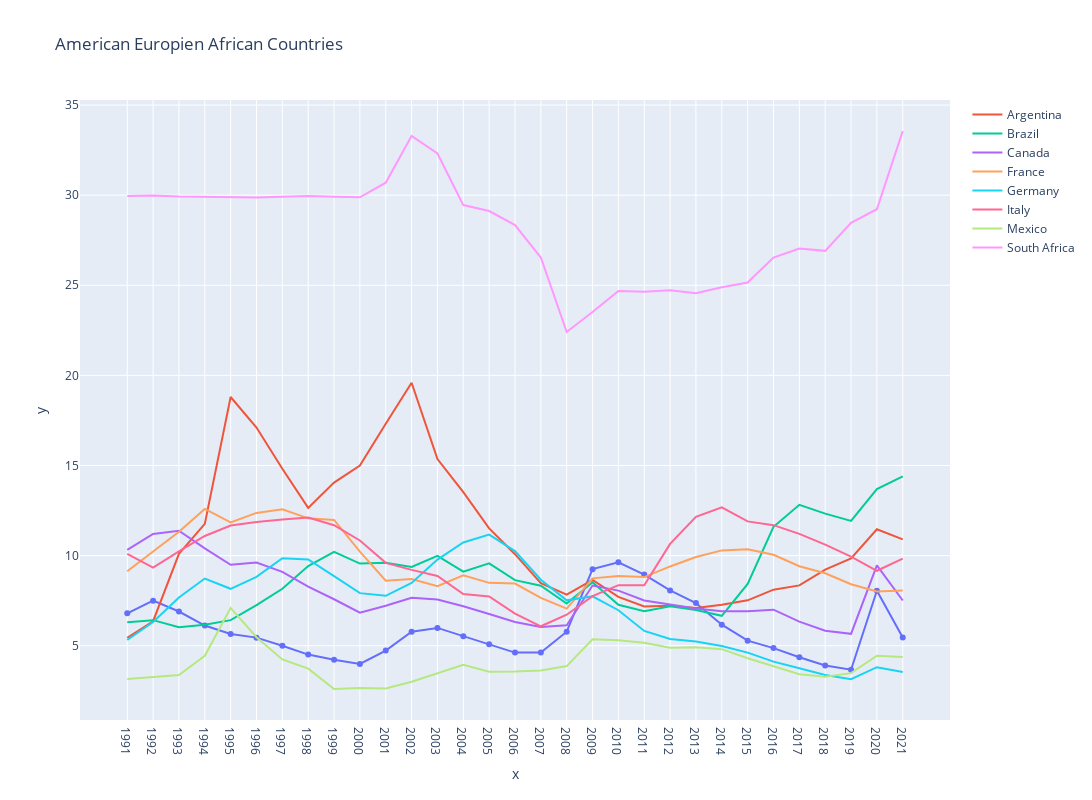

Source (notebook cell):
### Code cell
#country names in list
countries=['Argentina','Australia','Brazil','Canada','China','France','Germany','India',
           'Indonesia','Italy','Japan',"Korea, Dem. People's Rep.",'Mexico',
           'Russian Federation','Saudi Arabia','South Africa','Turkiye','United Kingdom','United States','Pakistan']

fig = px.line(x=data_n['year'],y=data_n['United States'],markers='United States',height=800,width=1500,title='American Europien African Countries') #using line plot to visualize
fig.add_scatter(x=data_n['year'],y=data_n['Argentina'],name='Argentina')#adding line plot to the previous plot
fig.add_scatter(x=data_n['year'],y=data_n['Brazil'],name='Brazil')#adding line plot to the previous plot
fig.add_scatter(x=data_n['year'],y=data_n['Canada'],name='Canada')#adding line plot to the previous plot
fig.add_scatter(x=data_n['year'],y=data_n["France"],name="France")#adding line plot to the previous plot
fig.add_scatter(x=data_n['year'],y=data_n['Germany'],name='Germany')#adding line plot to the previous plot
fig.add_scatter(x=data_n['year'],y=data_n['Italy'],name='Italy')#adding line plot to the previous plot
fig.add_scatter(x=data_n['year'],y=data_n['Mexico'],name='Mexico')#adding line plot to the previous plot
fig.add_scatter(x=data_n['year'],y=data_n['South Africa'],name='South Africa')#adding line plot to the previous plot
#fig.for_each_trace(lambda t: t.update(name = newnames[t.name],legendgroup = newnames[t.name],hovertemplate = t.hovertemplate.replace(t.name, newnames[t.name])))
fig.show() #showing the resultant plot

### Figure 1 — Plotly figure (JSON) as saved in the notebook; plotly's stock layout.template omitted (floating-point values rounded to 4 significant figures)
{"data": [{"hovertemplate": "x=%{x}<br>y=%{y}<extra></extra>", "legendgroup": "", "line": {"color": "#636efa", "dash": "solid"}, "marker": {"symbol": "circle"}, "mode": "markers+lines", "name": "", "orientation": "v", "showlegend": false, "type": "scatter", "x": ["1991", "1992", "1993", "1994", "1995", "1996", "1997", "1998", "1999", "2000", "2001", "2002", "2003", "2004", "2005", "2006", "2007", "2008", "2009", "2010", "2011", "2012", "2013", "2014", "2015", "2016", "2017", "2018", "2019", "2020", "2021"], "xaxis": "x", "y": [6.8, 7.5, 6.9, 6.12, 5.65, 5.45, 5, 4.51, 4.22, 3.99, 4.73, 5.78, 5.99, 5.53, 5.08, 4.62, 4.62, 5.78, 9.25, 9.63, 8.95, 8.07, 7.37, 6.17, 5.28, 4.87, 4.36, 3.9, 3.67, 8.05, 5.46], "yaxis": "y"}, {"name": "Argentina", "type": "scatter", "x": ["1991", "1992", "1993", "1994", "1995", "1996", "1997", "1998", "1999", "2000", "2001", "2002", "2003", "2004", "2005", "2006", "2007", "2008", "2009", "2010", "2011", "2012", "2013", "2014", "2015", "2016", "2017", "2018", "2019", "2020", "2021"], "y": [5.44, 6.36, 10.1, 11.76, 18.8, 17.11, 14.82, 12.65, 14.05, 15, 17.32, 19.59, 15.36, 13.52, 11.51, 10.08, 8.47, 7.84, 8.65, 7.71, 7.18, 7.22, 7.1, 7.27, 7.52, 8.11, 8.35, 9.22, 9.84, 11.46, 10.9]}, {"name": "Brazil", "type": "scatter", "x": ["1991", "1992", "1993", "1994", "1995", "1996", "1997", "1998", "1999", "2000", "2001", "2002", "2003", "2004", "2005", "2006", "2007", "2008", "2009", "2010", "2011", "2012", "2013", "2014", "2015", "2016", "2017", "2018", "2019", "2020", "2021"], "y": [6.31, 6.42, 6.03, 6.17, 6.42, 7.25, 8.16, 9.42, 10.21, 9.56, 9.61, 9.37, 9.99, 9.11, 9.57, 8.64, 8.33, 7.34, 8.52, 7.27, 6.92, 7.19, 6.98, 6.66, 8.43, 11.6, 12.82, 12.33, 11.93, 13.69, 14.4]}, {"name": "Canada", "type": "scatter", "x": ["1991", "1992", "1993", "1994", "1995", "1996", "1997", "1998", "1999", "2000", "2001", "2002", "2003", "2004", "2005", "2006", "2007", "2008", "2009", "2010", "2011", "2012", "2013", "2014", "2015", "2016", "2017", "2018", "2019", "2020", "2021"], "y": [10.32, 11.2, 11.38, 10.4, 9.49, 9.62, 9.1, 8.28, 7.58, 6.83, 7.22, 7.66, 7.57, 7.19, 6.76, 6.32, 6.04, 6.14, 8.34, 8.06, 7.51, 7.29, 7.07, 6.91, 6.91, 7, 6.34, 5.83, 5.66, 9.46, 7.51]}, {"name": "France", "type": "scatter", "x": ["1991", "1992", "1993", "1994", "1995", "1996", "1997", "1998", "1999", "2000", "2001", "2002", "2003", "2004", "2005", "2006", "2007", "2008", "2009", "2010", "2011", "2012", "2013", "2014", "2015", "2016", "2017", "2018", "2019", "2020", "2021"], "y": [9.13, 10.21, 11.32, 12.59, 11.84, 12.37, 12.57, 12.07, 11.98, 10.22, 8.61, 8.7, 8.31, 8.91, 8.49, 8.45, 7.66, 7.06, 8.74, 8.87, 8.81, 9.4, 9.92, 10.29, 10.35, 10.05, 9.41, 9.02, 8.41, 8.01, 8.06]}, {"name": "Germany", "type": "scatter", "x": ["1991", "1992", "1993", "1994", "1995", "1996", "1997", "1998", "1999", "2000", "2001", "2002", "2003", "2004", "2005", "2006", "2007", "2008", "2009", "2010", "2011", "2012", "2013", "2014", "2015", "2016", "2017", "2018", "2019", "2020", "2021"], "y": [5.32, 6.32, 7.68, 8.73, 8.16, 8.82, 9.86, 9.79, 8.86, 7.92, 7.77, 8.48, 9.78, 10.73, 11.17, 10.25, 8.66, 7.52, 7.74, 6.97, 5.82, 5.38, 5.23, 4.98, 4.62, 4.12, 3.75, 3.38, 3.14, 3.81, 3.54]}, {"name": "Italy", "type": "scatter", "x": ["1991", "1992", "1993", "1994", "1995", "1996", "1997", "1998", "1999", "2000", "2001", "2002", "2003", "2004", "2005", "2006", "2007", "2008", "2009", "2010", "2011", "2012", "2013", "2014", "2015", "2016", "2017", "2018", "2019", "2020", "2021"], "y": [10.1, 9.33, 10.24, 11.09, 11.67, 11.87, 12, 12.12, 11.69, 10.84, 9.6, 9.21, 8.87, 7.87, 7.73, 6.78, 6.08, 6.72, 7.75, 8.36, 8.36, 10.65, 12.15, 12.68, 11.9, 11.69, 11.21, 10.61, 9.95, 9.16, 9.83]}, {"name": "Mexico", "type": "scatter", "x": ["1991", "1992", "1993", "1994", "1995", "1996", "1997", "1998", "1999", "2000", "2001", "2002", "2003", "2004", "2005", "2006", "2007", "2008", "2009", "2010", "2011", "2012", "2013", "2014", "2015", "2016", "2017", "2018", "2019", "2020", "2021"], "y": [3.15, 3.24, 3.37, 4.44, 7.1, 5.47, 4.24, 3.73, 2.6, 2.65, 2.63, 3, 3.46, 3.94, 3.56, 3.57, 3.63, 3.87, 5.36, 5.3, 5.17, 4.89, 4.91, 4.81, 4.31, 3.86, 3.42, 3.28, 3.48, 4.45, 4.38]}, {"name": "South Africa", "type": "scatter", "x": ["1991", "1992", "1993", "1994", "1995", "1996", "1997", "1998", "1999", "2000", "2001", "2002", "2003", "2004", "2005", "2006", "2007", "2008", "2009", "2010", "2011", "2012", "2013", "2014", "2015", "2016", "2017", "2018", "2019", "2020", "2021"], "y": [29.95, 29.98, 29.92, 29.89, 29.89, 29.87, 29.91, 29.95, 29.91, 29.88, 30.69, 33.29, 32.31, 29.45, 29.12, 28.34, 26.54, 22.41, 23.52, 24.68, 24.64, 24.73, 24.56, 24.89, 25.15, 26.54, 27.04, 26.91, 28.47, 29.22, 33.56]}], "layout": {"height": 800, "legend": {"tracegroupgap": 0}, "title": {"text": "American Europien African Countries"}, "width": 1500, "xaxis": {"anchor": "y", "domain": [0, 1], "title": {"text": "x"}}, "yaxis": {"anchor": "x", "domain": [0, 1], "title": {"text": "y"}}}}
